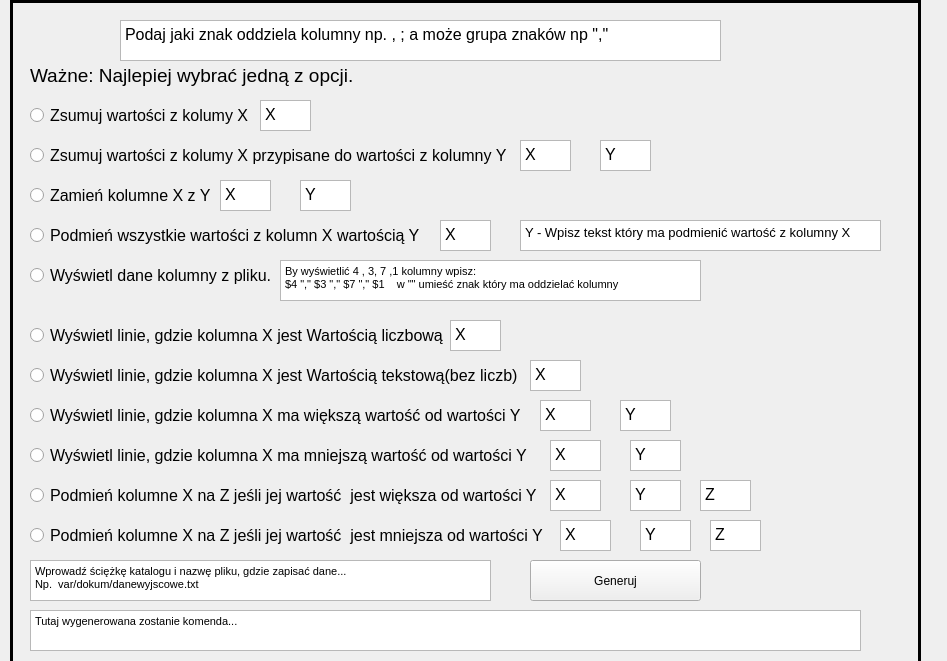
      <widget class="QWidget" name="grepcsvFile">
       <property name="geometry">
        <rect>
         <x>0</x>
         <y>0</y>
         <width>947</width>
         <height>661</height>
        </rect>
       </property>
       <attribute name="label">
        <string>Pliki kolumnowe(csv)</string>
       </attribute>
       <widget class="QFrame" name="InfoFileFrame_3">
        <property name="geometry">
         <rect>
          <x>10</x>
          <y>0</y>
          <width>911</width>
          <height>701</height>
         </rect>
        </property>
        <property name="frameShape">
         <enum>QFrame::Panel</enum>
        </property>
        <property name="frameShadow">
         <enum>QFrame::Plain</enum>
        </property>
        <property name="lineWidth">
         <number>3</number>
        </property>
        <property name="midLineWidth">
         <number>5</number>
        </property>
        <widget class="QTextBrowser" name="textBrowser_awk_cmd_2">
         <property name="geometry">
          <rect>
           <x>20</x>
           <y>610</y>
           <width>831</width>
           <height>41</height>
          </rect>
         </property>
         <property name="html">
          <string>&lt;!DOCTYPE HTML PUBLIC &quot;-//W3C//DTD HTML 4.0//EN&quot; &quot;http://www.w3.org/TR/REC-html40/strict.dtd&quot;&gt;
&lt;html&gt;&lt;head&gt;&lt;meta name=&quot;qrichtext&quot; content=&quot;1&quot; /&gt;&lt;style type=&quot;text/css&quot;&gt;
p, li { white-space: pre-wrap; }
&lt;/style&gt;&lt;/head&gt;&lt;body style=&quot; font-family:'MS Shell Dlg 2'; font-size:11pt; font-weight:400; font-style:normal;&quot;&gt;
&lt;p style=&quot; margin-top:0px; margin-bottom:0px; margin-left:0px; margin-right:0px; -qt-block-indent:0; text-indent:0px;&quot;&gt;&lt;span style=&quot; font-size:8.25pt;&quot;&gt;Tutaj wygenerowana zostanie komenda...&lt;/span&gt;&lt;/p&gt;&lt;/body&gt;&lt;/html&gt;</string>
         </property>
        </widget>
        <widget class="QPushButton" name="pushButton_awk_generate_2">
         <property name="geometry">
          <rect>
           <x>520</x>
           <y>560</y>
           <width>171</width>
           <height>41</height>
          </rect>
         </property>
         <property name="text">
          <string>Generuj</string>
         </property>
        </widget>
        <widget class="QTextEdit" name="textEdit_csv_info">
         <property name="geometry">
          <rect>
           <x>110</x>
           <y>20</y>
           <width>601</width>
           <height>41</height>
          </rect>
         </property>
         <property name="html">
          <string>&lt;!DOCTYPE HTML PUBLIC &quot;-//W3C//DTD HTML 4.0//EN&quot; &quot;http://www.w3.org/TR/REC-html40/strict.dtd&quot;&gt;
&lt;html&gt;&lt;head&gt;&lt;meta name=&quot;qrichtext&quot; content=&quot;1&quot; /&gt;&lt;style type=&quot;text/css&quot;&gt;
p, li { white-space: pre-wrap; }
&lt;/style&gt;&lt;/head&gt;&lt;body style=&quot; font-family:'MS Shell Dlg 2'; font-size:11pt; font-weight:400; font-style:normal;&quot;&gt;
&lt;p style=&quot; margin-top:0px; margin-bottom:0px; margin-left:0px; margin-right:0px; -qt-block-indent:0; text-indent:0px;&quot;&gt;&lt;span style=&quot; font-size:12pt;&quot;&gt;Podaj jaki znak oddziela kolumny np. , ; a może grupa znaków np &amp;quot;,&amp;quot;&lt;/span&gt;&lt;/p&gt;&lt;/body&gt;&lt;/html&gt;</string>
         </property>
        </widget>
        <widget class="QLabel" name="label_csv_info">
         <property name="geometry">
          <rect>
           <x>20</x>
           <y>60</y>
           <width>501</width>
           <height>31</height>
          </rect>
         </property>
         <property name="font">
          <font>
           <pointsize>14</pointsize>
          </font>
         </property>
         <property name="text">
          <string>Ważne: Najlepiej wybrać jedną z opcji. </string>
         </property>
        </widget>
        <widget class="QTextEdit" name="textEdit_csv_sum_x">
         <property name="geometry">
          <rect>
           <x>250</x>
           <y>100</y>
           <width>51</width>
           <height>31</height>
          </rect>
         </property>
         <property name="html">
          <string>&lt;!DOCTYPE HTML PUBLIC &quot;-//W3C//DTD HTML 4.0//EN&quot; &quot;http://www.w3.org/TR/REC-html40/strict.dtd&quot;&gt;
&lt;html&gt;&lt;head&gt;&lt;meta name=&quot;qrichtext&quot; content=&quot;1&quot; /&gt;&lt;style type=&quot;text/css&quot;&gt;
p, li { white-space: pre-wrap; }
&lt;/style&gt;&lt;/head&gt;&lt;body style=&quot; font-family:'MS Shell Dlg 2'; font-size:11pt; font-weight:400; font-style:normal;&quot;&gt;
&lt;p style=&quot; margin-top:0px; margin-bottom:0px; margin-left:0px; margin-right:0px; -qt-block-indent:0; text-indent:0px;&quot;&gt;&lt;span style=&quot; font-size:12pt;&quot;&gt;X&lt;/span&gt;&lt;/p&gt;&lt;/body&gt;&lt;/html&gt;</string>
         </property>
        </widget>
        <widget class="QTextEdit" name="textEdit_csv_sum_x_2">
         <property name="geometry">
          <rect>
           <x>510</x>
           <y>140</y>
           <width>51</width>
           <height>31</height>
          </rect>
         </property>
         <property name="html">
          <string>&lt;!DOCTYPE HTML PUBLIC &quot;-//W3C//DTD HTML 4.0//EN&quot; &quot;http://www.w3.org/TR/REC-html40/strict.dtd&quot;&gt;
&lt;html&gt;&lt;head&gt;&lt;meta name=&quot;qrichtext&quot; content=&quot;1&quot; /&gt;&lt;style type=&quot;text/css&quot;&gt;
p, li { white-space: pre-wrap; }
&lt;/style&gt;&lt;/head&gt;&lt;body style=&quot; font-family:'MS Shell Dlg 2'; font-size:11pt; font-weight:400; font-style:normal;&quot;&gt;
&lt;p style=&quot; margin-top:0px; margin-bottom:0px; margin-left:0px; margin-right:0px; -qt-block-indent:0; text-indent:0px;&quot;&gt;&lt;span style=&quot; font-size:12pt;&quot;&gt;X&lt;/span&gt;&lt;/p&gt;&lt;/body&gt;&lt;/html&gt;</string>
         </property>
        </widget>
        <widget class="QTextEdit" name="textEdit__csv_sum_y">
         <property name="geometry">
          <rect>
           <x>590</x>
           <y>140</y>
           <width>51</width>
           <height>31</height>
          </rect>
         </property>
         <property name="html">
          <string>&lt;!DOCTYPE HTML PUBLIC &quot;-//W3C//DTD HTML 4.0//EN&quot; &quot;http://www.w3.org/TR/REC-html40/strict.dtd&quot;&gt;
&lt;html&gt;&lt;head&gt;&lt;meta name=&quot;qrichtext&quot; content=&quot;1&quot; /&gt;&lt;style type=&quot;text/css&quot;&gt;
p, li { white-space: pre-wrap; }
&lt;/style&gt;&lt;/head&gt;&lt;body style=&quot; font-family:'MS Shell Dlg 2'; font-size:11pt; font-weight:400; font-style:normal;&quot;&gt;
&lt;p style=&quot; margin-top:0px; margin-bottom:0px; margin-left:0px; margin-right:0px; -qt-block-indent:0; text-indent:0px;&quot;&gt;&lt;span style=&quot; font-size:12pt;&quot;&gt;Y&lt;/span&gt;&lt;/p&gt;&lt;/body&gt;&lt;/html&gt;</string>
         </property>
        </widget>
        <widget class="QRadioButton" name="radioButton_csv_sum_x">
         <property name="geometry">
          <rect>
           <x>20</x>
           <y>90</y>
           <width>251</width>
           <height>51</height>
          </rect>
         </property>
         <property name="font">
          <font>
           <pointsize>12</pointsize>
          </font>
         </property>
         <property name="text">
          <string>Zsumuj wartości z kolumy X</string>
         </property>
        </widget>
        <widget class="QRadioButton" name="radioButton_csv_sum_x_y">
         <property name="geometry">
          <rect>
           <x>20</x>
           <y>130</y>
           <width>491</width>
           <height>51</height>
          </rect>
         </property>
         <property name="font">
          <font>
           <pointsize>12</pointsize>
          </font>
         </property>
         <property name="text">
          <string>Zsumuj wartości z kolumy X przypisane do wartości z kolumny Y</string>
         </property>
        </widget>
        <widget class="QTextEdit" name="textEdit_awk_sacepath">
         <property name="geometry">
          <rect>
           <x>20</x>
           <y>560</y>
           <width>461</width>
           <height>41</height>
          </rect>
         </property>
         <property name="html">
          <string>&lt;!DOCTYPE HTML PUBLIC &quot;-//W3C//DTD HTML 4.0//EN&quot; &quot;http://www.w3.org/TR/REC-html40/strict.dtd&quot;&gt;
&lt;html&gt;&lt;head&gt;&lt;meta name=&quot;qrichtext&quot; content=&quot;1&quot; /&gt;&lt;style type=&quot;text/css&quot;&gt;
p, li { white-space: pre-wrap; }
&lt;/style&gt;&lt;/head&gt;&lt;body style=&quot; font-family:'MS Shell Dlg 2'; font-size:11pt; font-weight:400; font-style:normal;&quot;&gt;
&lt;p style=&quot; margin-top:0px; margin-bottom:0px; margin-left:0px; margin-right:0px; -qt-block-indent:0; text-indent:0px;&quot;&gt;&lt;span style=&quot; font-size:8.25pt;&quot;&gt;Wprowadź ściężkę katalogu i nazwę pliku, gdzie zapisać dane...&lt;br /&gt;Np.  var/dokum/danewyjscowe.txt&lt;/span&gt;&lt;/p&gt;&lt;/body&gt;&lt;/html&gt;</string>
         </property>
        </widget>
        <widget class="QRadioButton" name="radioButton_awk_chande_x_y">
         <property name="geometry">
          <rect>
           <x>20</x>
           <y>170</y>
           <width>181</width>
           <height>51</height>
          </rect>
         </property>
         <property name="font">
          <font>
           <pointsize>12</pointsize>
          </font>
         </property>
         <property name="text">
          <string>Zamień kolumne X z Y</string>
         </property>
        </widget>
        <widget class="QTextEdit" name="textEdit__awk_chande_x_y_1">
         <property name="geometry">
          <rect>
           <x>210</x>
           <y>180</y>
           <width>51</width>
           <height>31</height>
          </rect>
         </property>
         <property name="html">
          <string>&lt;!DOCTYPE HTML PUBLIC &quot;-//W3C//DTD HTML 4.0//EN&quot; &quot;http://www.w3.org/TR/REC-html40/strict.dtd&quot;&gt;
&lt;html&gt;&lt;head&gt;&lt;meta name=&quot;qrichtext&quot; content=&quot;1&quot; /&gt;&lt;style type=&quot;text/css&quot;&gt;
p, li { white-space: pre-wrap; }
&lt;/style&gt;&lt;/head&gt;&lt;body style=&quot; font-family:'MS Shell Dlg 2'; font-size:11pt; font-weight:400; font-style:normal;&quot;&gt;
&lt;p style=&quot; margin-top:0px; margin-bottom:0px; margin-left:0px; margin-right:0px; -qt-block-indent:0; text-indent:0px;&quot;&gt;&lt;span style=&quot; font-size:12pt;&quot;&gt;X&lt;/span&gt;&lt;/p&gt;&lt;/body&gt;&lt;/html&gt;</string>
         </property>
        </widget>
        <widget class="QTextEdit" name="textEdit__awk_chande_x_y_2">
         <property name="geometry">
          <rect>
           <x>290</x>
           <y>180</y>
           <width>51</width>
           <height>31</height>
          </rect>
         </property>
         <property name="html">
          <string>&lt;!DOCTYPE HTML PUBLIC &quot;-//W3C//DTD HTML 4.0//EN&quot; &quot;http://www.w3.org/TR/REC-html40/strict.dtd&quot;&gt;
&lt;html&gt;&lt;head&gt;&lt;meta name=&quot;qrichtext&quot; content=&quot;1&quot; /&gt;&lt;style type=&quot;text/css&quot;&gt;
p, li { white-space: pre-wrap; }
&lt;/style&gt;&lt;/head&gt;&lt;body style=&quot; font-family:'MS Shell Dlg 2'; font-size:11pt; font-weight:400; font-style:normal;&quot;&gt;
&lt;p style=&quot; margin-top:0px; margin-bottom:0px; margin-left:0px; margin-right:0px; -qt-block-indent:0; text-indent:0px;&quot;&gt;&lt;span style=&quot; font-size:12pt;&quot;&gt;Y&lt;/span&gt;&lt;/p&gt;&lt;/body&gt;&lt;/html&gt;</string>
         </property>
        </widget>
        <widget class="QRadioButton" name="radioButton_awk_changecolinfo">
         <property name="geometry">
          <rect>
           <x>20</x>
           <y>210</y>
           <width>391</width>
           <height>51</height>
          </rect>
         </property>
         <property name="font">
          <font>
           <pointsize>12</pointsize>
          </font>
         </property>
         <property name="text">
          <string>Podmień wszystkie wartości z kolumn X wartością Y</string>
         </property>
        </widget>
        <widget class="QTextEdit" name="textEdit_awk_changecolinfoX">
         <property name="geometry">
          <rect>
           <x>430</x>
           <y>220</y>
           <width>51</width>
           <height>31</height>
          </rect>
         </property>
         <property name="html">
          <string>&lt;!DOCTYPE HTML PUBLIC &quot;-//W3C//DTD HTML 4.0//EN&quot; &quot;http://www.w3.org/TR/REC-html40/strict.dtd&quot;&gt;
&lt;html&gt;&lt;head&gt;&lt;meta name=&quot;qrichtext&quot; content=&quot;1&quot; /&gt;&lt;style type=&quot;text/css&quot;&gt;
p, li { white-space: pre-wrap; }
&lt;/style&gt;&lt;/head&gt;&lt;body style=&quot; font-family:'MS Shell Dlg 2'; font-size:11pt; font-weight:400; font-style:normal;&quot;&gt;
&lt;p style=&quot; margin-top:0px; margin-bottom:0px; margin-left:0px; margin-right:0px; -qt-block-indent:0; text-indent:0px;&quot;&gt;&lt;span style=&quot; font-size:12pt;&quot;&gt;X&lt;/span&gt;&lt;/p&gt;&lt;/body&gt;&lt;/html&gt;</string>
         </property>
        </widget>
        <widget class="QTextEdit" name="textEdit_awk_changecolinfoY">
         <property name="geometry">
          <rect>
           <x>510</x>
           <y>220</y>
           <width>361</width>
           <height>31</height>
          </rect>
         </property>
         <property name="html">
          <string>&lt;!DOCTYPE HTML PUBLIC &quot;-//W3C//DTD HTML 4.0//EN&quot; &quot;http://www.w3.org/TR/REC-html40/strict.dtd&quot;&gt;
&lt;html&gt;&lt;head&gt;&lt;meta name=&quot;qrichtext&quot; content=&quot;1&quot; /&gt;&lt;style type=&quot;text/css&quot;&gt;
p, li { white-space: pre-wrap; }
&lt;/style&gt;&lt;/head&gt;&lt;body style=&quot; font-family:'MS Shell Dlg 2'; font-size:11pt; font-weight:400; font-style:normal;&quot;&gt;
&lt;p style=&quot; margin-top:0px; margin-bottom:0px; margin-left:0px; margin-right:0px; -qt-block-indent:0; text-indent:0px;&quot;&gt;&lt;span style=&quot; font-size:10pt;&quot;&gt;Y - Wpisz tekst który ma podmienić wartość z kolumny X&lt;/span&gt;&lt;/p&gt;&lt;/body&gt;&lt;/html&gt;</string>
         </property>
        </widget>
        <widget class="QRadioButton" name="radioButton_awk_showcol">
         <property name="geometry">
          <rect>
           <x>20</x>
           <y>250</y>
           <width>251</width>
           <height>51</height>
          </rect>
         </property>
         <property name="font">
          <font>
           <pointsize>12</pointsize>
          </font>
         </property>
         <property name="text">
          <string>Wyświetl dane kolumny z pliku. </string>
         </property>
        </widget>
        <widget class="QTextEdit" name="textEdit__awk_showcol">
         <property name="geometry">
          <rect>
           <x>270</x>
           <y>260</y>
           <width>421</width>
           <height>41</height>
          </rect>
         </property>
         <property name="html">
          <string>&lt;!DOCTYPE HTML PUBLIC &quot;-//W3C//DTD HTML 4.0//EN&quot; &quot;http://www.w3.org/TR/REC-html40/strict.dtd&quot;&gt;
&lt;html&gt;&lt;head&gt;&lt;meta name=&quot;qrichtext&quot; content=&quot;1&quot; /&gt;&lt;style type=&quot;text/css&quot;&gt;
p, li { white-space: pre-wrap; }
&lt;/style&gt;&lt;/head&gt;&lt;body style=&quot; font-family:'MS Shell Dlg 2'; font-size:11pt; font-weight:400; font-style:normal;&quot;&gt;
&lt;p style=&quot; margin-top:0px; margin-bottom:0px; margin-left:0px; margin-right:0px; -qt-block-indent:0; text-indent:0px;&quot;&gt;&lt;span style=&quot; font-size:8.25pt;&quot;&gt;By wyświetlić 4 , 3, 7 ,1 kolumny wpisz:&lt;br /&gt;$4 &amp;quot;,&amp;quot; $3 &amp;quot;,&amp;quot; $7 &amp;quot;,&amp;quot; $1    w &amp;quot;&amp;quot; umieść znak który ma oddzielać kolumny&lt;/span&gt;&lt;/p&gt;&lt;/body&gt;&lt;/html&gt;</string>
         </property>
        </widget>
        <widget class="QRadioButton" name="radioButton_awk_num">
         <property name="geometry">
          <rect>
           <x>20</x>
           <y>310</y>
           <width>421</width>
           <height>51</height>
          </rect>
         </property>
         <property name="font">
          <font>
           <pointsize>12</pointsize>
          </font>
         </property>
         <property name="text">
          <string>Wyświetl linie, gdzie kolumna X jest Wartością liczbową</string>
         </property>
        </widget>
        <widget class="QTextEdit" name="textEdit_awk_numX">
         <property name="geometry">
          <rect>
           <x>440</x>
           <y>320</y>
           <width>51</width>
           <height>31</height>
          </rect>
         </property>
         <property name="html">
          <string>&lt;!DOCTYPE HTML PUBLIC &quot;-//W3C//DTD HTML 4.0//EN&quot; &quot;http://www.w3.org/TR/REC-html40/strict.dtd&quot;&gt;
&lt;html&gt;&lt;head&gt;&lt;meta name=&quot;qrichtext&quot; content=&quot;1&quot; /&gt;&lt;style type=&quot;text/css&quot;&gt;
p, li { white-space: pre-wrap; }
&lt;/style&gt;&lt;/head&gt;&lt;body style=&quot; font-family:'MS Shell Dlg 2'; font-size:11pt; font-weight:400; font-style:normal;&quot;&gt;
&lt;p style=&quot; margin-top:0px; margin-bottom:0px; margin-left:0px; margin-right:0px; -qt-block-indent:0; text-indent:0px;&quot;&gt;&lt;span style=&quot; font-size:12pt;&quot;&gt;X&lt;/span&gt;&lt;/p&gt;&lt;/body&gt;&lt;/html&gt;</string>
         </property>
        </widget>
        <widget class="QRadioButton" name="radioButton_awk_string">
         <property name="geometry">
          <rect>
           <x>20</x>
           <y>350</y>
           <width>491</width>
           <height>51</height>
          </rect>
         </property>
         <property name="font">
          <font>
           <pointsize>12</pointsize>
          </font>
         </property>
         <property name="text">
          <string>Wyświetl linie, gdzie kolumna X jest Wartością tekstową(bez liczb)</string>
         </property>
        </widget>
        <widget class="QTextEdit" name="textEdit_awk_stringX">
         <property name="geometry">
          <rect>
           <x>520</x>
           <y>360</y>
           <width>51</width>
           <height>31</height>
          </rect>
         </property>
         <property name="html">
          <string>&lt;!DOCTYPE HTML PUBLIC &quot;-//W3C//DTD HTML 4.0//EN&quot; &quot;http://www.w3.org/TR/REC-html40/strict.dtd&quot;&gt;
&lt;html&gt;&lt;head&gt;&lt;meta name=&quot;qrichtext&quot; content=&quot;1&quot; /&gt;&lt;style type=&quot;text/css&quot;&gt;
p, li { white-space: pre-wrap; }
&lt;/style&gt;&lt;/head&gt;&lt;body style=&quot; font-family:'MS Shell Dlg 2'; font-size:11pt; font-weight:400; font-style:normal;&quot;&gt;
&lt;p style=&quot; margin-top:0px; margin-bottom:0px; margin-left:0px; margin-right:0px; -qt-block-indent:0; text-indent:0px;&quot;&gt;&lt;span style=&quot; font-size:12pt;&quot;&gt;X&lt;/span&gt;&lt;/p&gt;&lt;/body&gt;&lt;/html&gt;</string>
         </property>
        </widget>
        <widget class="QRadioButton" name="radioButton_awk_moreXY">
         <property name="geometry">
          <rect>
           <x>20</x>
           <y>390</y>
           <width>491</width>
           <height>51</height>
          </rect>
         </property>
         <property name="font">
          <font>
           <pointsize>12</pointsize>
          </font>
         </property>
         <property name="text">
          <string>Wyświetl linie, gdzie kolumna X ma większą wartość od wartości Y</string>
         </property>
        </widget>
        <widget class="QTextEdit" name="textEdit_awk_moreX">
         <property name="geometry">
          <rect>
           <x>530</x>
           <y>400</y>
           <width>51</width>
           <height>31</height>
          </rect>
         </property>
         <property name="html">
          <string>&lt;!DOCTYPE HTML PUBLIC &quot;-//W3C//DTD HTML 4.0//EN&quot; &quot;http://www.w3.org/TR/REC-html40/strict.dtd&quot;&gt;
&lt;html&gt;&lt;head&gt;&lt;meta name=&quot;qrichtext&quot; content=&quot;1&quot; /&gt;&lt;style type=&quot;text/css&quot;&gt;
p, li { white-space: pre-wrap; }
&lt;/style&gt;&lt;/head&gt;&lt;body style=&quot; font-family:'MS Shell Dlg 2'; font-size:11pt; font-weight:400; font-style:normal;&quot;&gt;
&lt;p style=&quot; margin-top:0px; margin-bottom:0px; margin-left:0px; margin-right:0px; -qt-block-indent:0; text-indent:0px;&quot;&gt;&lt;span style=&quot; font-size:12pt;&quot;&gt;X&lt;/span&gt;&lt;/p&gt;&lt;/body&gt;&lt;/html&gt;</string>
         </property>
        </widget>
        <widget class="QTextEdit" name="textEdit_awk_moreY">
         <property name="geometry">
          <rect>
           <x>610</x>
           <y>400</y>
           <width>51</width>
           <height>31</height>
          </rect>
         </property>
         <property name="html">
          <string>&lt;!DOCTYPE HTML PUBLIC &quot;-//W3C//DTD HTML 4.0//EN&quot; &quot;http://www.w3.org/TR/REC-html40/strict.dtd&quot;&gt;
&lt;html&gt;&lt;head&gt;&lt;meta name=&quot;qrichtext&quot; content=&quot;1&quot; /&gt;&lt;style type=&quot;text/css&quot;&gt;
p, li { white-space: pre-wrap; }
&lt;/style&gt;&lt;/head&gt;&lt;body style=&quot; font-family:'MS Shell Dlg 2'; font-size:11pt; font-weight:400; font-style:normal;&quot;&gt;
&lt;p style=&quot; margin-top:0px; margin-bottom:0px; margin-left:0px; margin-right:0px; -qt-block-indent:0; text-indent:0px;&quot;&gt;&lt;span style=&quot; font-size:12pt;&quot;&gt;Y&lt;/span&gt;&lt;/p&gt;&lt;/body&gt;&lt;/html&gt;</string>
         </property>
        </widget>
        <widget class="QRadioButton" name="radioButton_awk_lessXY">
         <property name="geometry">
          <rect>
           <x>20</x>
           <y>430</y>
           <width>511</width>
           <height>51</height>
          </rect>
         </property>
         <property name="font">
          <font>
           <pointsize>12</pointsize>
          </font>
         </property>
         <property name="text">
          <string>Wyświetl linie, gdzie kolumna X ma mniejszą wartość od wartości Y</string>
         </property>
        </widget>
        <widget class="QTextEdit" name="textEdit_awk_lessX">
         <property name="geometry">
          <rect>
           <x>540</x>
           <y>440</y>
           <width>51</width>
           <height>31</height>
          </rect>
         </property>
         <property name="html">
          <string>&lt;!DOCTYPE HTML PUBLIC &quot;-//W3C//DTD HTML 4.0//EN&quot; &quot;http://www.w3.org/TR/REC-html40/strict.dtd&quot;&gt;
&lt;html&gt;&lt;head&gt;&lt;meta name=&quot;qrichtext&quot; content=&quot;1&quot; /&gt;&lt;style type=&quot;text/css&quot;&gt;
p, li { white-space: pre-wrap; }
&lt;/style&gt;&lt;/head&gt;&lt;body style=&quot; font-family:'MS Shell Dlg 2'; font-size:11pt; font-weight:400; font-style:normal;&quot;&gt;
&lt;p style=&quot; margin-top:0px; margin-bottom:0px; margin-left:0px; margin-right:0px; -qt-block-indent:0; text-indent:0px;&quot;&gt;&lt;span style=&quot; font-size:12pt;&quot;&gt;X&lt;/span&gt;&lt;/p&gt;&lt;/body&gt;&lt;/html&gt;</string>
         </property>
        </widget>
        <widget class="QTextEdit" name="textEdit_awk_lessY">
         <property name="geometry">
          <rect>
           <x>620</x>
           <y>440</y>
           <width>51</width>
           <height>31</height>
          </rect>
         </property>
         <property name="html">
          <string>&lt;!DOCTYPE HTML PUBLIC &quot;-//W3C//DTD HTML 4.0//EN&quot; &quot;http://www.w3.org/TR/REC-html40/strict.dtd&quot;&gt;
&lt;html&gt;&lt;head&gt;&lt;meta name=&quot;qrichtext&quot; content=&quot;1&quot; /&gt;&lt;style type=&quot;text/css&quot;&gt;
p, li { white-space: pre-wrap; }
&lt;/style&gt;&lt;/head&gt;&lt;body style=&quot; font-family:'MS Shell Dlg 2'; font-size:11pt; font-weight:400; font-style:normal;&quot;&gt;
&lt;p style=&quot; margin-top:0px; margin-bottom:0px; margin-left:0px; margin-right:0px; -qt-block-indent:0; text-indent:0px;&quot;&gt;&lt;span style=&quot; font-size:12pt;&quot;&gt;Y&lt;/span&gt;&lt;/p&gt;&lt;/body&gt;&lt;/html&gt;</string>
         </property>
        </widget>
        <widget class="QRadioButton" name="radioButton_changemoreXYZ">
         <property name="geometry">
          <rect>
           <x>20</x>
           <y>470</y>
           <width>511</width>
           <height>51</height>
          </rect>
         </property>
         <property name="font">
          <font>
           <pointsize>12</pointsize>
          </font>
         </property>
         <property name="text">
          <string>Podmień kolumne X na Z jeśli jej wartość  jest większa od wartości Y</string>
         </property>
        </widget>
        <widget class="QTextEdit" name="textEdit_changemoreXYZ_Y">
         <property name="geometry">
          <rect>
           <x>620</x>
           <y>480</y>
           <width>51</width>
           <height>31</height>
          </rect>
         </property>
         <property name="html">
          <string>&lt;!DOCTYPE HTML PUBLIC &quot;-//W3C//DTD HTML 4.0//EN&quot; &quot;http://www.w3.org/TR/REC-html40/strict.dtd&quot;&gt;
&lt;html&gt;&lt;head&gt;&lt;meta name=&quot;qrichtext&quot; content=&quot;1&quot; /&gt;&lt;style type=&quot;text/css&quot;&gt;
p, li { white-space: pre-wrap; }
&lt;/style&gt;&lt;/head&gt;&lt;body style=&quot; font-family:'MS Shell Dlg 2'; font-size:11pt; font-weight:400; font-style:normal;&quot;&gt;
&lt;p style=&quot; margin-top:0px; margin-bottom:0px; margin-left:0px; margin-right:0px; -qt-block-indent:0; text-indent:0px;&quot;&gt;&lt;span style=&quot; font-size:12pt;&quot;&gt;Y&lt;/span&gt;&lt;/p&gt;&lt;/body&gt;&lt;/html&gt;</string>
         </property>
        </widget>
        <widget class="QTextEdit" name="textEdit_changemoreXYZ_X">
         <property name="geometry">
          <rect>
           <x>540</x>
           <y>480</y>
           <width>51</width>
           <height>31</height>
          </rect>
         </property>
         <property name="html">
          <string>&lt;!DOCTYPE HTML PUBLIC &quot;-//W3C//DTD HTML 4.0//EN&quot; &quot;http://www.w3.org/TR/REC-html40/strict.dtd&quot;&gt;
&lt;html&gt;&lt;head&gt;&lt;meta name=&quot;qrichtext&quot; content=&quot;1&quot; /&gt;&lt;style type=&quot;text/css&quot;&gt;
p, li { white-space: pre-wrap; }
&lt;/style&gt;&lt;/head&gt;&lt;body style=&quot; font-family:'MS Shell Dlg 2'; font-size:11pt; font-weight:400; font-style:normal;&quot;&gt;
&lt;p style=&quot; margin-top:0px; margin-bottom:0px; margin-left:0px; margin-right:0px; -qt-block-indent:0; text-indent:0px;&quot;&gt;&lt;span style=&quot; font-size:12pt;&quot;&gt;X&lt;/span&gt;&lt;/p&gt;&lt;/body&gt;&lt;/html&gt;</string>
         </property>
        </widget>
        <widget class="QTextEdit" name="textEdit_changemoreXYZ_Z">
         <property name="geometry">
          <rect>
           <x>690</x>
           <y>480</y>
           <width>51</width>
           <height>31</height>
          </rect>
         </property>
         <property name="html">
          <string>&lt;!DOCTYPE HTML PUBLIC &quot;-//W3C//DTD HTML 4.0//EN&quot; &quot;http://www.w3.org/TR/REC-html40/strict.dtd&quot;&gt;
&lt;html&gt;&lt;head&gt;&lt;meta name=&quot;qrichtext&quot; content=&quot;1&quot; /&gt;&lt;style type=&quot;text/css&quot;&gt;
p, li { white-space: pre-wrap; }
&lt;/style&gt;&lt;/head&gt;&lt;body style=&quot; font-family:'MS Shell Dlg 2'; font-size:11pt; font-weight:400; font-style:normal;&quot;&gt;
&lt;p style=&quot; margin-top:0px; margin-bottom:0px; margin-left:0px; margin-right:0px; -qt-block-indent:0; text-indent:0px;&quot;&gt;&lt;span style=&quot; font-size:12pt;&quot;&gt;Z&lt;/span&gt;&lt;/p&gt;&lt;/body&gt;&lt;/html&gt;</string>
         </property>
        </widget>
        <widget class="QRadioButton" name="radioButton_changelessXYZ">
         <property name="geometry">
          <rect>
           <x>20</x>
           <y>510</y>
           <width>521</width>
           <height>51</height>
          </rect>
         </property>
         <property name="font">
          <font>
           <pointsize>12</pointsize>
          </font>
         </property>
         <property name="text">
          <string>Podmień kolumne X na Z jeśli jej wartość  jest mniejsza od wartości Y</string>
         </property>
        </widget>
        <widget class="QTextEdit" name="textEdit_changelessXYZ_X">
         <property name="geometry">
          <rect>
           <x>550</x>
           <y>520</y>
           <width>51</width>
           <height>31</height>
          </rect>
         </property>
         <property name="html">
          <string>&lt;!DOCTYPE HTML PUBLIC &quot;-//W3C//DTD HTML 4.0//EN&quot; &quot;http://www.w3.org/TR/REC-html40/strict.dtd&quot;&gt;
&lt;html&gt;&lt;head&gt;&lt;meta name=&quot;qrichtext&quot; content=&quot;1&quot; /&gt;&lt;style type=&quot;text/css&quot;&gt;
p, li { white-space: pre-wrap; }
&lt;/style&gt;&lt;/head&gt;&lt;body style=&quot; font-family:'MS Shell Dlg 2'; font-size:11pt; font-weight:400; font-style:normal;&quot;&gt;
&lt;p style=&quot; margin-top:0px; margin-bottom:0px; margin-left:0px; margin-right:0px; -qt-block-indent:0; text-indent:0px;&quot;&gt;&lt;span style=&quot; font-size:12pt;&quot;&gt;X&lt;/span&gt;&lt;/p&gt;&lt;/body&gt;&lt;/html&gt;</string>
         </property>
        </widget>
        <widget class="QTextEdit" name="textEdit_changelessXYZ_Z">
         <property name="geometry">
          <rect>
           <x>700</x>
           <y>520</y>
           <width>51</width>
           <height>31</height>
          </rect>
         </property>
         <property name="html">
          <string>&lt;!DOCTYPE HTML PUBLIC &quot;-//W3C//DTD HTML 4.0//EN&quot; &quot;http://www.w3.org/TR/REC-html40/strict.dtd&quot;&gt;
&lt;html&gt;&lt;head&gt;&lt;meta name=&quot;qrichtext&quot; content=&quot;1&quot; /&gt;&lt;style type=&quot;text/css&quot;&gt;
p, li { white-space: pre-wrap; }
&lt;/style&gt;&lt;/head&gt;&lt;body style=&quot; font-family:'MS Shell Dlg 2'; font-size:11pt; font-weight:400; font-style:normal;&quot;&gt;
&lt;p style=&quot; margin-top:0px; margin-bottom:0px; margin-left:0px; margin-right:0px; -qt-block-indent:0; text-indent:0px;&quot;&gt;&lt;span style=&quot; font-size:12pt;&quot;&gt;Z&lt;/span&gt;&lt;/p&gt;&lt;/body&gt;&lt;/html&gt;</string>
         </property>
        </widget>
        <widget class="QTextEdit" name="textEdit_changelessXYZ_Y">
         <property name="geometry">
          <rect>
           <x>630</x>
           <y>520</y>
           <width>51</width>
           <height>31</height>
          </rect>
         </property>
         <property name="html">
          <string>&lt;!DOCTYPE HTML PUBLIC &quot;-//W3C//DTD HTML 4.0//EN&quot; &quot;http://www.w3.org/TR/REC-html40/strict.dtd&quot;&gt;
&lt;html&gt;&lt;head&gt;&lt;meta name=&quot;qrichtext&quot; content=&quot;1&quot; /&gt;&lt;style type=&quot;text/css&quot;&gt;
p, li { white-space: pre-wrap; }
&lt;/style&gt;&lt;/head&gt;&lt;body style=&quot; font-family:'MS Shell Dlg 2'; font-size:11pt; font-weight:400; font-style:normal;&quot;&gt;
&lt;p style=&quot; margin-top:0px; margin-bottom:0px; margin-left:0px; margin-right:0px; -qt-block-indent:0; text-indent:0px;&quot;&gt;&lt;span style=&quot; font-size:12pt;&quot;&gt;Y&lt;/span&gt;&lt;/p&gt;&lt;/body&gt;&lt;/html&gt;</string>
         </property>
        </widget>
       </widget>
      </widget>
